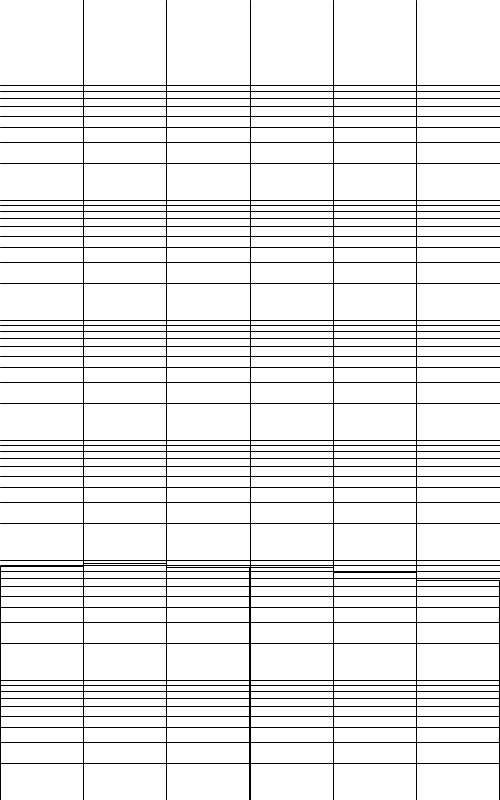
Frame 1 (no input)
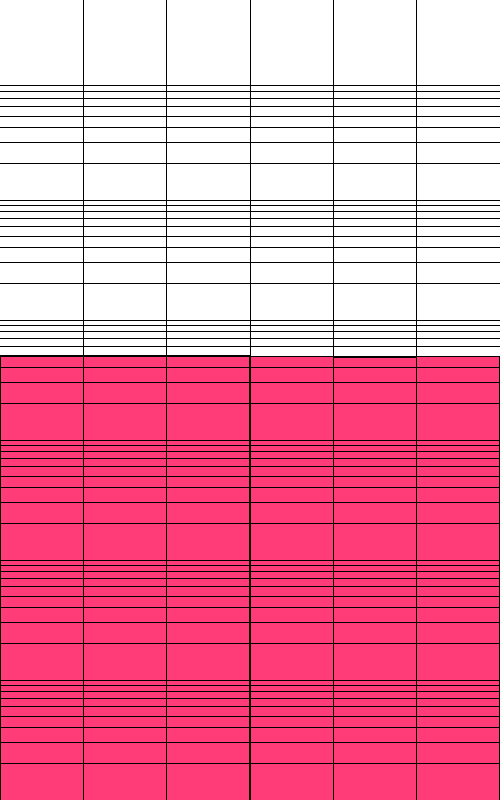
Frame 60 (the mouse pressed at the canvas centre just before this capture)
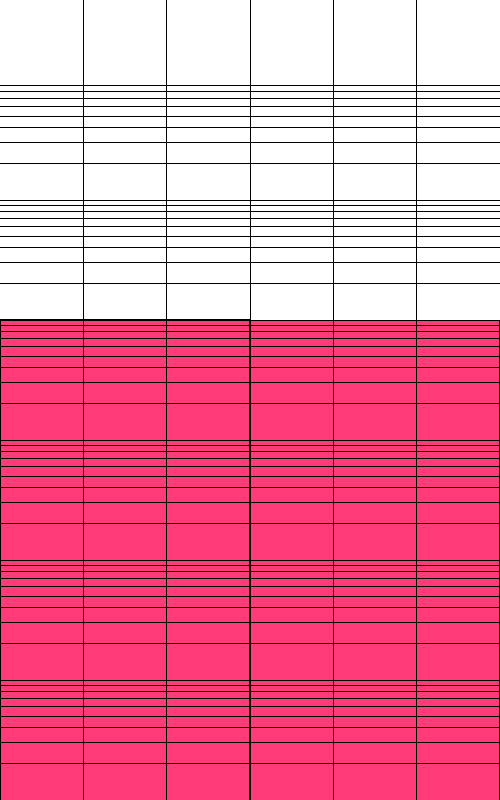
Frame 120 (the mouse held since frame 60 and released just before this capture)

The Processing sketch that drew these frames (run headless with seeded random() and noise(); from frame 60 on, the mouse is pressed at the canvas centre):

// Processing sketch: A2_1
// ── A2_1.pde
import java.util.Random;

int[] colum = new int[6];
int counter=0;
byte[] randomBytes = new byte[1000100];
int numberRate = 500;


void setup() {
  size(500, 800);
  background(255);

  Random rd = new Random();
  rd.nextBytes(randomBytes);

  for (int t=0; t<5; t++) {
    colum[t] =0;
  }
}


void draw() {

  //randomN();

  columHeight();
  colum();
  grid();
}

// makes the grid
void grid() {
  for ( int j=1; j<=6; j++) {
    line(j*width/6, height, j*width/6, 0);
  }
  for ( int i=1; i < 1000000; i+=pow(10, floor(log(i)/log(10)))) {
    float h = height-(log(i)/log(10)*120);
    line(0, h, width, h);
  }
  fill(255, 60, 120);
}


//makes the pink colums that will shows
void colum() {
  for (int t=0; t<6; t++) {
    //print("["+ (-colum[t]) + "] ");
    rect(0+t*width/6, height, width/6, log(colum[t])/log(10f)*-120);
    //println("t is:", t );
  }
}
// gets a random number fro the array and updates the height of the colum
void columHeight() {
  for (int i = 0; i < numberRate; i++) {
    if (counter>=1000000) {
      noLoop();
    } else {
      int count= int(randomBytes[counter]) % 6;
      colum[count]++;
      counter+=1;
      println("counter:" + counter);
    }
  }
}


void mouseClicked() {
  int random;
  random = (int) random(1, 6);
  println("random number is:", random  );
}
